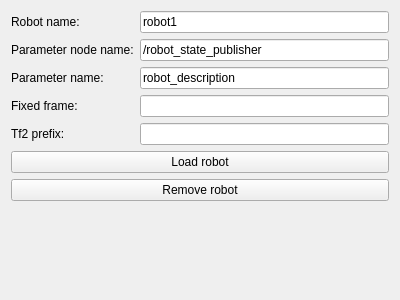
<?xml version="1.0" encoding="UTF-8"?>
<ui version="4.0">
 <class>qSlicerROS2RobotWidget</class>
 <widget class="QWidget" name="qSlicerROS2RobotWidget">
  <property name="geometry">
   <rect>
    <x>0</x>
    <y>0</y>
    <width>400</width>
    <height>300</height>
   </rect>
  </property>
  <property name="windowTitle">
   <string>Form</string>
  </property>
  <layout class="QFormLayout" name="formLayout">
   <item row="0" column="0">
    <widget class="QLabel" name="label_3">
     <property name="text">
      <string>Robot name:</string>
     </property>
    </widget>
   </item>
   <item row="0" column="1">
    <widget class="QLineEdit" name="robotNameLineEdit">
     <property name="text">
      <string>robot1</string>
     </property>
    </widget>
   </item>
   <item row="1" column="0">
    <widget class="QLabel" name="label">
     <property name="text">
      <string>Parameter node name:</string>
     </property>
    </widget>
   </item>
   <item row="1" column="1">
    <widget class="QLineEdit" name="parameterNodeNameLineEdit">
     <property name="text">
      <string>/robot_state_publisher</string>
     </property>
    </widget>
   </item>
   <item row="2" column="0">
    <widget class="QLabel" name="label_2">
     <property name="text">
      <string>Parameter name:</string>
     </property>
    </widget>
   </item>
   <item row="2" column="1">
    <widget class="QLineEdit" name="parameterLineEdit">
     <property name="text">
      <string>robot_description</string>
     </property>
    </widget>
   </item>
   <item row="3" column="1">
    <widget class="QLineEdit" name="fixedFrameLineEdit">
     <property name="enabled">
      <bool>true</bool>
     </property>
    </widget>
   </item>
   <item row="3" column="0">
    <widget class="QLabel" name="label_4">
     <property name="text">
      <string>Fixed frame:</string>
     </property>
    </widget>
   </item>
   <item row="4" column="1">
    <widget class="QLineEdit" name="tfPrefixLineEdit">
     <property name="enabled">
      <bool>true</bool>
     </property>
    </widget>
   </item>
   <item row="4" column="0">
    <widget class="QLabel" name="label_5">
     <property name="text">
      <string>Tf2 prefix:</string>
     </property>
    </widget>
   </item>
   <item row="5" column="0" colspan="2">
    <widget class="QPushButton" name="loadRobotButton">
     <property name="text">
      <string>Load robot</string>
     </property>
    </widget>
   </item>
   <item row="6" column="0" colspan="2">
    <widget class="QPushButton" name="removeRobotButton">
     <property name="text">
      <string>Remove robot</string>
     </property>
    </widget>
   </item>
   <item row="7" column="0" colspan="2">
    <spacer name="verticalSpacer">
     <property name="orientation">
      <enum>Qt::Vertical</enum>
     </property>
     <property name="sizeHint" stdset="0">
      <size>
       <width>20</width>
       <height>40</height>
      </size>
     </property>
    </spacer>
   </item>
  </layout>
 </widget>
 <resources/>
 <connections/>
</ui>
